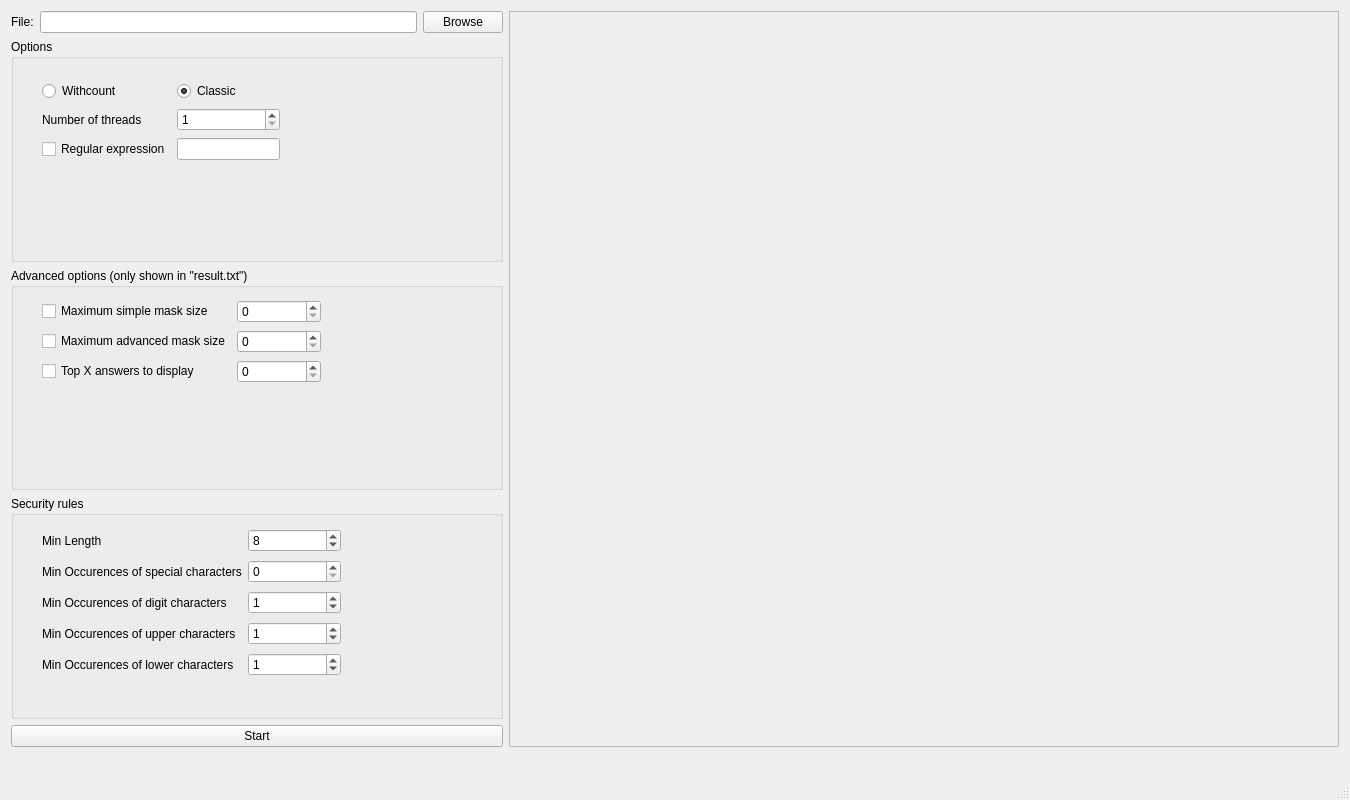
<?xml version="1.0" encoding="UTF-8"?>
<ui version="4.0">
 <class>MainWindow</class>
 <widget class="QMainWindow" name="MainWindow">
  <property name="enabled">
   <bool>true</bool>
  </property>
  <property name="geometry">
   <rect>
    <x>0</x>
    <y>0</y>
    <width>1350</width>
    <height>800</height>
   </rect>
  </property>
  <property name="sizePolicy">
   <sizepolicy hsizetype="Fixed" vsizetype="Fixed">
    <horstretch>0</horstretch>
    <verstretch>0</verstretch>
   </sizepolicy>
  </property>
  <property name="minimumSize">
   <size>
    <width>1350</width>
    <height>800</height>
   </size>
  </property>
  <property name="maximumSize">
   <size>
    <width>1350</width>
    <height>800</height>
   </size>
  </property>
  <property name="windowTitle">
   <string>GUI</string>
  </property>
  <widget class="QWidget" name="centralWidget">
   <layout class="QVBoxLayout" name="verticalLayout" stretch="1,0">
    <item>
     <layout class="QHBoxLayout" name="horizontalLayout">
      <item>
       <layout class="QGridLayout" name="gridLayout">
        <item row="0" column="1">
         <widget class="QLineEdit" name="fileLine">
          <property name="sizePolicy">
           <sizepolicy hsizetype="Expanding" vsizetype="Fixed">
            <horstretch>0</horstretch>
            <verstretch>0</verstretch>
           </sizepolicy>
          </property>
          <property name="minimumSize">
           <size>
            <width>300</width>
            <height>0</height>
           </size>
          </property>
          <property name="maximumSize">
           <size>
            <width>1000000</width>
            <height>16777215</height>
           </size>
          </property>
         </widget>
        </item>
        <item row="0" column="0">
         <widget class="QLabel" name="fileLabel">
          <property name="text">
           <string>File:</string>
          </property>
         </widget>
        </item>
        <item row="0" column="2">
         <widget class="QPushButton" name="Browser">
          <property name="text">
           <string>Browse</string>
          </property>
         </widget>
        </item>
        <item row="1" column="0" colspan="3">
         <widget class="QGroupBox" name="groupBox">
          <property name="title">
           <string>Options</string>
          </property>
          <widget class="QWidget" name="gridLayoutWidget_2">
           <property name="geometry">
            <rect>
             <x>20</x>
             <y>30</y>
             <width>260</width>
             <height>103</height>
            </rect>
           </property>
           <layout class="QGridLayout" name="gridLayout_2">
            <item row="2" column="1">
             <widget class="QLineEdit" name="RegexlineEdit"/>
            </item>
            <item row="0" column="0">
             <widget class="QRadioButton" name="withcountButton">
              <property name="text">
               <string>Withcount</string>
              </property>
             </widget>
            </item>
            <item row="2" column="0">
             <widget class="QCheckBox" name="regexCheckBox">
              <property name="text">
               <string>Regular expression</string>
              </property>
             </widget>
            </item>
            <item row="0" column="1">
             <widget class="QRadioButton" name="classicButton">
              <property name="text">
               <string>Classic</string>
              </property>
              <property name="checked">
               <bool>true</bool>
              </property>
             </widget>
            </item>
            <item row="1" column="1">
             <widget class="QSpinBox" name="threadNumberSpin">
              <property name="minimum">
               <number>1</number>
              </property>
             </widget>
            </item>
            <item row="1" column="0">
             <widget class="QLabel" name="label">
              <property name="layoutDirection">
               <enum>Qt::LeftToRight</enum>
              </property>
              <property name="text">
               <string>Number of threads</string>
              </property>
             </widget>
            </item>
           </layout>
          </widget>
         </widget>
        </item>
        <item row="3" column="0" colspan="3">
         <widget class="QGroupBox" name="groupBox_2">
          <property name="title">
           <string>Security rules</string>
          </property>
          <widget class="QWidget" name="gridLayoutWidget_3">
           <property name="geometry">
            <rect>
             <x>20</x>
             <y>20</y>
             <width>321</width>
             <height>174</height>
            </rect>
           </property>
           <layout class="QGridLayout" name="gridLayout_3">
            <item row="3" column="0">
             <widget class="QLabel" name="upperLabel">
              <property name="text">
               <string>Min Occurences of upper characters</string>
              </property>
             </widget>
            </item>
            <item row="1" column="0">
             <widget class="QLabel" name="specialLabel">
              <property name="text">
               <string>Min Occurences of special characters</string>
              </property>
             </widget>
            </item>
            <item row="4" column="0">
             <widget class="QLabel" name="lowerLabel">
              <property name="text">
               <string>Min Occurences of lower characters</string>
              </property>
             </widget>
            </item>
            <item row="2" column="0">
             <widget class="QLabel" name="digitLabel">
              <property name="text">
               <string>Min Occurences of digit characters</string>
              </property>
             </widget>
            </item>
            <item row="0" column="0">
             <widget class="QLabel" name="lengthLabel">
              <property name="text">
               <string>Min Length</string>
              </property>
             </widget>
            </item>
            <item row="0" column="1">
             <widget class="QSpinBox" name="MinLenSpin">
              <property name="value">
               <number>8</number>
              </property>
             </widget>
            </item>
            <item row="1" column="1">
             <widget class="QSpinBox" name="MinOccSpecialSpin"/>
            </item>
            <item row="2" column="1">
             <widget class="QSpinBox" name="MinOccDigitsSpin">
              <property name="value">
               <number>1</number>
              </property>
             </widget>
            </item>
            <item row="3" column="1">
             <widget class="QSpinBox" name="MinOccUpperSpin">
              <property name="value">
               <number>1</number>
              </property>
             </widget>
            </item>
            <item row="4" column="1">
             <widget class="QSpinBox" name="MinOccLowerSpin">
              <property name="value">
               <number>1</number>
              </property>
             </widget>
            </item>
           </layout>
          </widget>
         </widget>
        </item>
        <item row="2" column="0" colspan="3">
         <widget class="QGroupBox" name="groupBox_3">
          <property name="title">
           <string>Advanced options (only shown in &quot;result.txt&quot;)</string>
          </property>
          <widget class="QWidget" name="gridLayoutWidget_4">
           <property name="geometry">
            <rect>
             <x>20</x>
             <y>20</y>
             <width>301</width>
             <height>107</height>
            </rect>
           </property>
           <layout class="QGridLayout" name="gridLayout_4">
            <item row="1" column="0">
             <widget class="QCheckBox" name="maxAdvancedCheckBox">
              <property name="text">
               <string>Maximum advanced mask size</string>
              </property>
             </widget>
            </item>
            <item row="2" column="0">
             <widget class="QCheckBox" name="topCheckBox">
              <property name="text">
               <string>Top X answers to display</string>
              </property>
             </widget>
            </item>
            <item row="0" column="0">
             <widget class="QCheckBox" name="maxSimpleCheckBox">
              <property name="text">
               <string>Maximum simple mask size</string>
              </property>
             </widget>
            </item>
            <item row="0" column="1">
             <widget class="QSpinBox" name="MaxSimpleMaxSpin"/>
            </item>
            <item row="1" column="1">
             <widget class="QSpinBox" name="MaxAdvMaskSpin"/>
            </item>
            <item row="2" column="1">
             <widget class="QSpinBox" name="TopXAnswerSpin"/>
            </item>
           </layout>
          </widget>
         </widget>
        </item>
        <item row="4" column="0" colspan="3">
         <widget class="QPushButton" name="startButton">
          <property name="text">
           <string>Start</string>
          </property>
         </widget>
        </item>
       </layout>
      </item>
      <item>
       <widget class="QFrame" name="resultFrame">
        <property name="minimumSize">
         <size>
          <width>830</width>
          <height>0</height>
         </size>
        </property>
        <property name="frameShape">
         <enum>QFrame::StyledPanel</enum>
        </property>
        <property name="frameShadow">
         <enum>QFrame::Raised</enum>
        </property>
        <widget class="QLabel" name="AnalyzedLabel">
         <property name="geometry">
          <rect>
           <x>20</x>
           <y>10</y>
           <width>791</width>
           <height>17</height>
          </rect>
         </property>
         <property name="text">
          <string/>
         </property>
        </widget>
        <widget class="QLabel" name="securityLabel">
         <property name="geometry">
          <rect>
           <x>270</x>
           <y>30</y>
           <width>541</width>
           <height>20</height>
          </rect>
         </property>
         <property name="text">
          <string/>
         </property>
        </widget>
        <widget class="QLabel" name="resultLabel">
         <property name="geometry">
          <rect>
           <x>370</x>
           <y>700</y>
           <width>451</width>
           <height>20</height>
          </rect>
         </property>
         <property name="text">
          <string/>
         </property>
        </widget>
        <widget class="QWidget" name="lengthWidget" native="true">
         <property name="geometry">
          <rect>
           <x>0</x>
           <y>60</y>
           <width>830</width>
           <height>271</height>
          </rect>
         </property>
         <property name="minimumSize">
          <size>
           <width>800</width>
           <height>0</height>
          </size>
         </property>
        </widget>
        <widget class="QWidget" name="charsetWidget" native="true">
         <property name="geometry">
          <rect>
           <x>0</x>
           <y>340</y>
           <width>830</width>
           <height>321</height>
          </rect>
         </property>
        </widget>
       </widget>
      </item>
     </layout>
    </item>
    <item>
     <layout class="QHBoxLayout" name="horizontalLayout_2">
      <item>
       <widget class="QLabel" name="label_3">
        <property name="text">
         <string/>
        </property>
        <property name="pixmap">
         <pixmap>ressources/logoGREYC.png</pixmap>
        </property>
       </widget>
      </item>
      <item>
       <widget class="QLabel" name="label_4">
        <property name="text">
         <string/>
        </property>
        <property name="pixmap">
         <pixmap>ressources/logoENSICAEN.png</pixmap>
        </property>
       </widget>
      </item>
      <item>
       <widget class="QLabel" name="label_2">
        <property name="text">
         <string/>
        </property>
        <property name="pixmap">
         <pixmap>ressources/logoCNRS.png</pixmap>
        </property>
       </widget>
      </item>
      <item>
       <widget class="QLabel" name="label_5">
        <property name="text">
         <string/>
        </property>
        <property name="pixmap">
         <pixmap>ressources/logoUNICAEN.png</pixmap>
        </property>
       </widget>
      </item>
     </layout>
    </item>
   </layout>
  </widget>
  <widget class="QMenuBar" name="menuBar">
   <property name="geometry">
    <rect>
     <x>0</x>
     <y>0</y>
     <width>1350</width>
     <height>20</height>
    </rect>
   </property>
  </widget>
  <widget class="QStatusBar" name="statusBar"/>
 </widget>
 <layoutdefault spacing="6" margin="11"/>
 <resources/>
 <connections/>
</ui>
